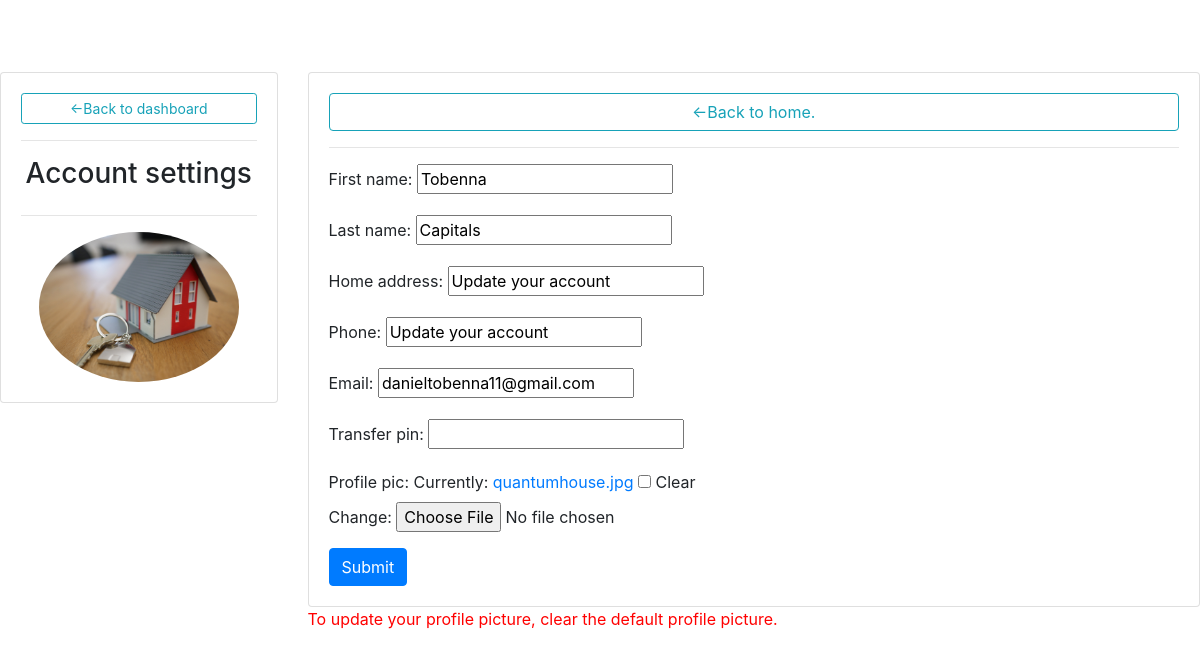
/account_settings/ (signed in), run on the app's committed database.
### herculesbankapp/models.py (models this page shows, shortened)
class Client(models.Model):
	TYPE=(
		('starter', 'starter'),
		('savings', 'savings'),
		('standard', 'standard'),
		('premium', 'premium'),
		('current', 'current'),
		)
	CURRENCY= (
	    ('USD', 'USD'),
	    ('EUR', 'EUR'),
	    ('CAD', 'CAD'),
	    ('GBP', 'GBP'),
	    )
	user= models.OneToOneField(User, null=True, on_delete=models.CASCADE)
	first_name= models.CharField(max_length=200, null=True)
	last_name= models.CharField(max_length=200, null=True)
	home_address= models.CharField(default="Update your account", max_length=200, null=True)
	phone= models.CharField(default="Update your account", max_length=200, null=True)
	email= models.CharField(max_length=200, null=True)
	account_number= models.CharField(max_length=12, blank=True)
	account_type= models.CharField(max_length= 200, null=True, choices=TYPE, default='starter')
	account_currency= models.CharField(max_length=200, null=True, blank=True, choices=CURRENCY, default='EUR')
	account_status= models.BooleanField(default=True, null=True, blank=True)
	transfer_pin= models.CharField(max_length= 4, null=True, blank=True)
	deposit= models.FloatField(default=0, null=True, blank=True)
	uncleared_balance= models.FloatField(default=0, null=True)
	total_loan= models.FloatField(default=0, null=True)
	profile_pic= models.ImageField(null=True, blank=True)
	date_created= models.DateTimeField(auto_now_add=True, null=True)
	@property
	def profile_picUrl(self):
		try:
			url= self.profile_pic.url
		except:
			url=''
		return url

### herculesbankapp/views.py (the view)
# urls.py: path('account_settings/', views.account_settings, name='account_settings'),
@login_required(login_url='clientsignin')
def account_settings(request):
	client= request.user.client
	form= ClientUserForm(instance=client)
	if request.method=='POST':
		form= ClientUserForm(request.POST, request.FILES, instance=client)
		if form.is_valid():
			form.save()
	context= {'form':form}
	return render(request, 'herculesbankapp/clientaccountsettings.html', context)

### herculesbankapp/forms.py
class ClientUserForm(ModelForm):
	class Meta:
		model= Client
		fields= '__all__'
		exclude= ['user', 'account_number', 'account_type', 'account_status', 'deposit', 'uncleared_balance', 'total_loan', 'date_created', 'account_currency']

### herculesbankapp/templates/herculesbankapp/clientaccountsettings.html (shortened to what this page needs)
<!DOCTYPE html>
{% load static %}
<html>
<head>
	<link rel="stylesheet" href="https://stackpath.bootstrapcdn.com/bootstrap/4.1.3/css/bootstrap.min.css">
    <link rel="stylesheet" href="https://use.fontawesome.com/releases/v5.6.1/css/all.css">
</head>
<body>
<br>
<br>
<br>
<div class="row">
	<div class="col-md-3">
		<div class="card card-body">
			<a href="{% url 'dashboard' %}" class="btn btn-outline-info btn-sm">&#8592;Back to dashboard</a>
			<hr>
			<h3 style="text-align: center;">Account settings</h3>
			<hr>
			<img src="{{request.user.client.profile_picUrl}}" class="profile">
		</div>
	</div>
		<div class="col-md-9">
		<div class="card card-body">
			<a href="{% url 'home' %}" class="btn btn-outline-info">&#8592;Back to home.</a>
			<hr>
			<form method="Post" action="" enctype='multipart/form-data'>
				{{form.as_p}}
				<input type="submit" class="btn btn-primary" name="Update information">
			</form>
		</div>
		<p style="color: red;">To update your profile picture, clear the default profile picture.</p>
	</div>
</div>
</body>
</html>

### herculesbankapp/templates/herculesbankapp/clientaccountsettings.html (style rules this page uses)
.profile { max-width: 200px; max-height: 200px; margin: 0 auto; border-radius: 50%; }

### data on the page
Client: first_name "Tobenna", last_name "Capitals", home_address "Update your account", phone "Update your account", email "danieltobenna11@gmail.com"
